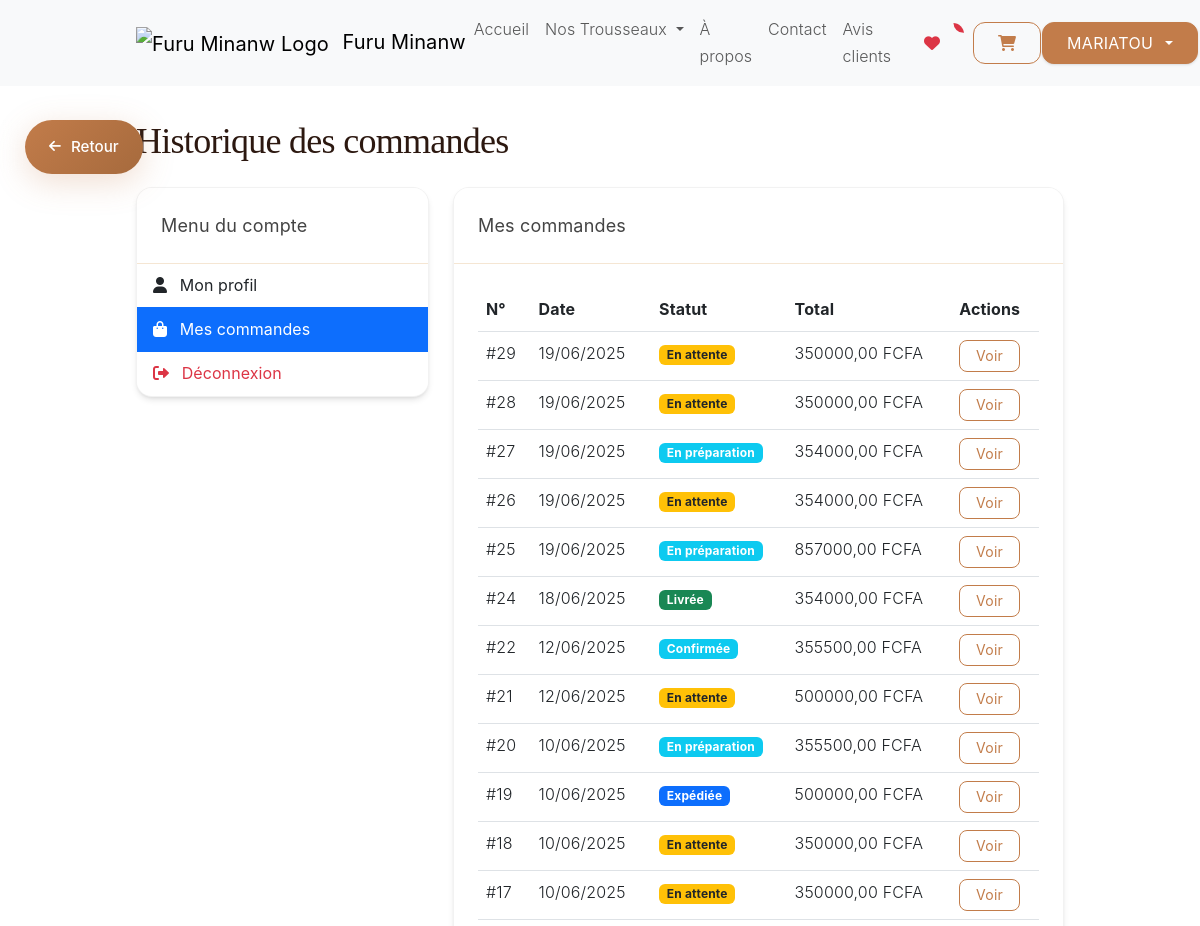
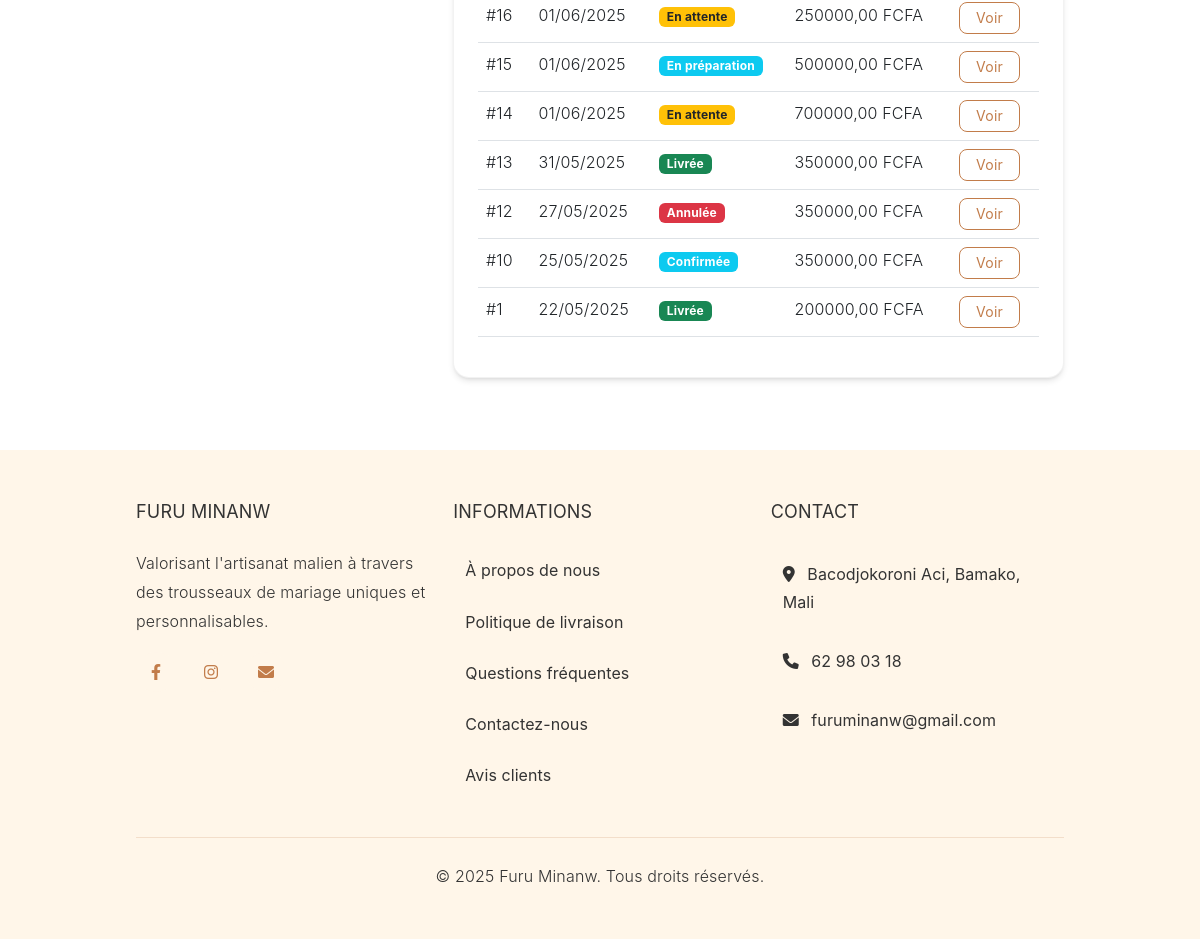
Page /compte/commandes/ (signed in) on the committed database (2 pictures, top to bottom).
### commandes/models.py (models this page shows, shortened)
class Commande(models.Model):
    STATUT_CHOICES = (
        ('en_attente', 'En attente'),
        ('confirmee', 'Confirmée'),
        ('en_preparation', 'En préparation'),
        ('expediee', 'Expédiée'),
        ('livree', 'Livrée'),
        ('annulee', 'Annulée'),
    )
    PAIEMENT_CHOICES = (
        ('especes', 'Espèces'),
        ('orange_money', 'Orange Money'),
        ('wave', 'Wave'),
    )
    client = models.ForeignKey(User, on_delete=models.CASCADE, related_name='commandes')
    email = models.EmailField()
    telephone = models.CharField(max_length=20)
    adresse_livraison = models.CharField(max_length=250)
    ville = models.CharField(max_length=100)
    code_postal = models.CharField(max_length=20)
    pays = models.CharField(max_length=100, default='Mali')
    date_commande = models.DateTimeField(auto_now_add=True)
    statut = models.CharField(max_length=20, choices=STATUT_CHOICES, default='en_attente')
    methode_paiement = models.CharField(max_length=20, choices=PAIEMENT_CHOICES, default='especes')
    notes = models.TextField(blank=True)
    notes_admin = models.TextField(blank=True, verbose_name="Notes administrateur")
    archivee = models.BooleanField(default=False)
    numero_suivi = models.CharField(max_length=100, blank=True)
    date_livraison_estimee = models.DateField(null=True, blank=True)
    class Meta:
        ordering = ['-date_commande']
        verbose_name = 'Commande'
        verbose_name_plural = 'Commandes'
    def total(self):
        total = Decimal('0.00')
        for item in self.elements.all():
            total += item.prix
        return total

class ElementCommande(models.Model):
    commande = models.ForeignKey(Commande, related_name='elements', on_delete=models.CASCADE)
    pack = models.ForeignKey(Pack, related_name='elements_commande', on_delete=models.CASCADE)
    options_selectionnees = models.ManyToManyField(Option, blank=True)
    quantite = models.PositiveIntegerField(default=1)
    prix = models.DecimalField(max_digits=10, decimal_places=2)

### utilisateurs/views.py (the view)
# urls.py: path('commandes/', views.historique_commandes, name='historique_commandes'),
@login_required
def historique_commandes(request):
    commandes = Commande.objects.filter(client=request.user).order_by('-date_commande')
    context = {
        'commandes': commandes,
        'titre': 'Historique des commandes'
    }
    return render(request, 'utilisateurs/historique_commandes.html', context)

### templates/utilisateurs/historique_commandes.html (shortened to what this page needs)
{% extends 'base.html' %}
{% block content %}
<div class="container mt-4">
    <h1 class="mb-4">{{ titre }}</h1>
    <div class="row">
        <div class="col-md-4 mb-4 mb-md-0">
            <div class="card">
                <div class="card-header bg-white">
                    <h5 class="mb-0">Menu du compte</h5>
                </div>
                <div class="list-group list-group-flush">
                    <a href="{% url 'utilisateurs:profil' %}" class="list-group-item list-group-item-action">
                        <i class="fas fa-user me-2"></i> Mon profil
                    </a>
                    <a href="{% url 'utilisateurs:historique_commandes' %}" class="list-group-item list-group-item-action active">
                        <i class="fas fa-shopping-bag me-2"></i> Mes commandes
                    </a>
                    <a href="{% url 'utilisateurs:deconnexion' %}" class="list-group-item list-group-item-action text-danger">
                        <i class="fas fa-sign-out-alt me-2"></i> Déconnexion
                    </a>
                </div>
            </div>
        </div>
        <div class="col-md-8">
            <div class="card">
                <div class="card-header bg-white">
                    <h5 class="mb-0">Mes commandes</h5>
                </div>
                <div class="card-body">
                    {% if commandes %}
                        <div class="table-responsive">
                            <table class="table">
                                <thead>
                                    <tr>
                                        <th>N°</th>
                                        <th>Date</th>
                                        <th>Statut</th>
                                        <th>Total</th>
                                        <th>Actions</th>
                                    </tr>
                                </thead>
                                <tbody>
                                    {% for commande in commandes %}
                                        <tr>
                                            <td>#{{ commande.id }}</td>
                                            <td>{{ commande.date_commande|date:"d/m/Y" }}</td>
                                            <td>
                                                {% if commande.statut == 'en_attente' %}
                                                    <span class="badge bg-warning text-dark">{{ commande.get_statut_display }}</span>
                                                {% elif commande.statut == 'confirmee' or commande.statut == 'en_preparation' %}
                                                    <span class="badge bg-info">{{ commande.get_statut_display }}</span>
                                                {% elif commande.statut == 'expediee' %}
                                                    <span class="badge bg-primary">{{ commande.get_statut_display }}</span>
                                                {% elif commande.statut == 'livree' %}
                                                    <span class="badge bg-success">{{ commande.get_statut_display }}</span>
                                                {% elif commande.statut == 'annulee' %}
                                                    <span class="badge bg-danger">{{ commande.get_statut_display }}</span>
                                                {% endif %}
                                            </td>
                                            <td>{{ commande.total }} FCFA</td>
                                            <td>
                                                <a href="{% url 'utilisateurs:detail_commande' commande.id %}" class="btn btn-sm btn-outline-primary">Voir</a>
                                            </td>
                                        </tr>
                                    {% endfor %}
                                </tbody>
                            </table>
                        </div>
                    {% endif %}
                </div>
            </div>
        </div>
    </div>
</div>
{% endblock %}

### templates/base.html (shortened to what this page needs)
<!DOCTYPE html>
<html lang="fr">
<head>
    <link href="https://cdn.jsdelivr.net/npm/bootstrap@5.3.0-alpha1/dist/css/bootstrap.min.css" rel="stylesheet">
    <link href="https://cdnjs.cloudflare.com/ajax/libs/font-awesome/6.0.0/css/all.min.css" rel="stylesheet">
    <link rel="stylesheet" href="https://cdn.jsdelivr.net/npm/swiper@11/swiper-bundle.min.css" />
    {% load static %}
    <link href="{% static 'css/style.css' %}" rel="stylesheet">
</head>
<body>
    {% if request.path != '/' %}
        <div class="animated-back-button-container">
            <button type="button" class="animated-back-button delayed-entrance" id="animatedBackButton" title="Retour à la page précédente">
                <i class="fas fa-arrow-left"></i>
                <span>Retour</span>
            </button>
        </div>
    {% endif %}
    <header>
        <nav class="navbar navbar-expand-lg navbar-light bg-light fixed-top">
            <div class="container">
                <a class="navbar-brand" href="{% url 'pages:accueil' %}">
                    <img src="{% static 'img/logo.png' %}" alt="Furu Minanw Logo" height="50" class="me-2">
                    <span class="brand-text">Furu Minanw</span>
                </a>
                <div class="collapse navbar-collapse" id="navbarMain">
                    <ul class="navbar-nav me-auto mb-2 mb-lg-0">
                        <li class="nav-item">
                            <a class="nav-link" href="{% url 'pages:accueil' %}">Accueil</a>
                        </li>
                        <li class="nav-item dropdown">
                            <a class="nav-link dropdown-toggle" href="#" id="navbarDropdown" role="button" data-bs-toggle="dropdown" aria-expanded="false">
                                Nos Trousseaux
                            </a>
                        </li>
                        <li class="nav-item">
                            <a class="nav-link" href="{% url 'pages:a_propos' %}">À propos</a>
                        </li>
                        <li class="nav-item">
                            <a class="nav-link" href="{% url 'pages:contact' %}">Contact</a>
                        </li>
                        <li class="nav-item">
                            <a class="nav-link" href="{% url 'pages:tous_les_avis' %}">Avis clients</a>
                        </li>
                    </ul>
                    <div class="d-flex align-items-center">
    {% if user.is_authenticated %}
        <a href="{% url 'produits:liste_favoris' %}" class="btn btn-outline-danger me-2 position-relative" title="Mes favoris">
            <i class="fas fa-heart"></i>
            {% if user.packs_favoris.count > 0 %}
                <span class="position-absolute top-0 start-100 translate-middle badge rounded-pill bg-danger">
                </span>
            {% endif %}
        </a>
    {% endif %}
    <a href="{% url 'commandes:panier' %}" class="btn btn-outline-primary position-relative" title="Voir le panier">
        <i class="fas fa-shopping-cart"></i>
    </a>
</div>
                        {% if user.is_authenticated %}
                            <div class="dropdown">
                                <button class="btn btn-primary dropdown-toggle header-btn" type="button" id="dropdownMenuButton" data-bs-toggle="dropdown" aria-expanded="false">
                                    {{ user.first_name|default:user.username }}
                                </button>
                            </div>
                        {% else %}
                            <a href="{% url 'utilisateurs:connexion' %}" class="btn btn-outline-secondary me-2 header-btn">Connexion</a>
                            <a href="{% url 'utilisateurs:inscription' %}" class="btn btn-primary header-btn">Inscription</a>
                        {% endif %}
                    </div>
                </div>
        </nav>
    </header>
    <div class="container mt-5 pt-4">
    </div>
    <main class="py-4">
        {% block content %}{% endblock %}
    </main>
    <footer class="footer mt-5 py-5" style="background-color: var(--color-accent);">
        <div class="container">
            <div class="row">
                <div class="col-md-4 mb-4 mb-md-0">
                    <h5 class="text-uppercase mb-4" style="color: var(--color-text);">Furu Minanw</h5>
                    <p style="color: var(--color-text);">Valorisant l'artisanat malien à travers des trousseaux de mariage uniques et personnalisables.</p>
                    <div class="social-icons mt-3">
                        <a href="{{ COMPANY_FACEBOOK }}" target="_blank" style="color: var(--color-primary);">
                            <i class="fab fa-facebook-f"></i>
                        </a>
                        <a href="{{ COMPANY_INSTAGRAM }}" target="_blank" style="color: var(--color-primary);">
                            <i class="fab fa-instagram"></i>
                        </a>
                        <a href="mailto:{{ COMPANY_EMAIL }}" style="color: var(--color-primary);">
                            <i class="fas fa-envelope"></i>
                        </a>
                    </div>
                </div>
                <div class="col-md-4 mb-4 mb-md-0">
                    <h5 class="text-uppercase mb-4" style="color: var(--color-text);">Informations</h5>
                    <ul class="list-unstyled">
                        <li class="mb-2">
                            <a href="{% url 'pages:a_propos' %}" class="footer-link text-decoration-none" style="color: var(--color-text);">
                                À propos de nous
                            </a>
                        </li>
                        <li class="mb-2">
                            <a href="{% url 'pages:livraison' %}" class="footer-link text-decoration-none" style="color: var(--color-text);">
                                Politique de livraison
                            </a>
                        </li>
                        <li class="mb-2">
                            <a href="{% url 'pages:faq' %}" class="footer-link text-decoration-none" style="color: var(--color-text);">
                                Questions fréquentes
                            </a>
                        </li>
                        <li class="mb-2">
                            <a href="{% url 'pages:contact' %}" class="footer-link text-decoration-none" style="color: var(--color-text);">
                                Contactez-nous
                            </a>
                        </li>
                        <li class="mb-2">
                            <a href="{% url 'pages:tous_les_avis' %}" class="footer-link text-decoration-none" style="color: var(--color-text);">
                                Avis clients
                            </a>
                        </li>
                    </ul>
                </div>
                <div class="col-md-4">
                    <h5 class="text-uppercase mb-4" style="color: var(--color-text);">Contact</h5>
                    <ul class="list-unstyled">
                        <li class="mb-2">
                            <a href="{{ COMPANY_MAPS_URL }}" target="_blank" class="footer-contact-item text-decoration-none" style="color: var(--color-text);">
                                <i class="fas fa-map-marker-alt me-2"></i> {{ COMPANY_ADDRESS }}, {{ COMPANY_CITY }}, {{ COMPANY_COUNTRY }}
                            </a>
                        </li>
                        <li class="mb-2">
                            <a href="{{ COMPANY_PHONE_LINK }}" class="footer-contact-item text-decoration-none" style="color: var(--color-text);">
                                <i class="fas fa-phone me-2"></i> {{ COMPANY_PHONE }}
                            </a>
                        </li>
                        <li class="mb-2">
                            <a href="mailto:{{ COMPANY_EMAIL }}" class="footer-contact-item text-decoration-none" style="color: var(--color-text);">
                                <i class="fas fa-envelope me-2"></i> {{ COMPANY_EMAIL }}
                            </a>
                        </li>
                    </ul>
                </div>
            </div>
            <hr class="mt-4 mb-4" style="border-color: var(--color-primary); opacity: 0.2;">
            <div class="row">
                <div class="col-md-12 text-center">
                    <p class="mb-0" style="color: var(--color-text);">&copy; {% now "Y" %} Furu Minanw. Tous droits réservés.</p>
                </div>
            </div>
        </div>
    </footer>
</body>
</html>

### rows in the picture
Commande: id "29", date_commande "19/06/2025", statut "En attente", total "350000,00"
Commande: id "28", date_commande "19/06/2025", statut "En attente", total "350000,00"
Commande: id "27", date_commande "19/06/2025", statut "En préparation", total "354000,00"
Commande: id "26", date_commande "19/06/2025", statut "En attente", total "354000,00"
Commande: id "25", date_commande "19/06/2025", statut "En préparation", total "857000,00"
Commande: id "24", date_commande "18/06/2025", statut "Livrée", total "354000,00"
Commande: id "22", date_commande "12/06/2025", statut "Confirmée", total "355500,00"
Commande: id "21", date_commande "12/06/2025", statut "En attente", total "500000,00"
Commande: id "20", date_commande "10/06/2025", statut "En préparation", total "355500,00"
Commande: id "19", date_commande "10/06/2025", statut "Expédiée", total "500000,00"
Commande: id "18", date_commande "10/06/2025", statut "En attente", total "350000,00"
Commande: id "17", date_commande "10/06/2025", statut "En attente", total "350000,00"
Commande: id "16", date_commande "01/06/2025", statut "En attente", total "250000,00"
Commande: id "15", date_commande "01/06/2025", statut "En préparation", total "500000,00"
Commande: id "14", date_commande "01/06/2025", statut "En attente", total "700000,00"
Commande: id "13", date_commande "31/05/2025", statut "Livrée", total "350000,00"
Commande: id "12", date_commande "27/05/2025", statut "Annulée", total "350000,00"
Commande: id "10", date_commande "25/05/2025", statut "Confirmée", total "350000,00"
Commande: id "1", date_commande "22/05/2025", statut "Livrée", total "200000,00"

### other values in the picture
{{ user.first_name|default:user.username }} "MARIATOU"
{{ titre }} "Historique des commandes"
{{ COMPANY_ADDRESS }} "Bacodjokoroni Aci"
{{ COMPANY_CITY }} "Bamako"
{{ COMPANY_COUNTRY }} "Mali"
{{ COMPANY_PHONE }} "62 98 03 18"
{{ COMPANY_EMAIL }} "furuminanw@gmail.com"
